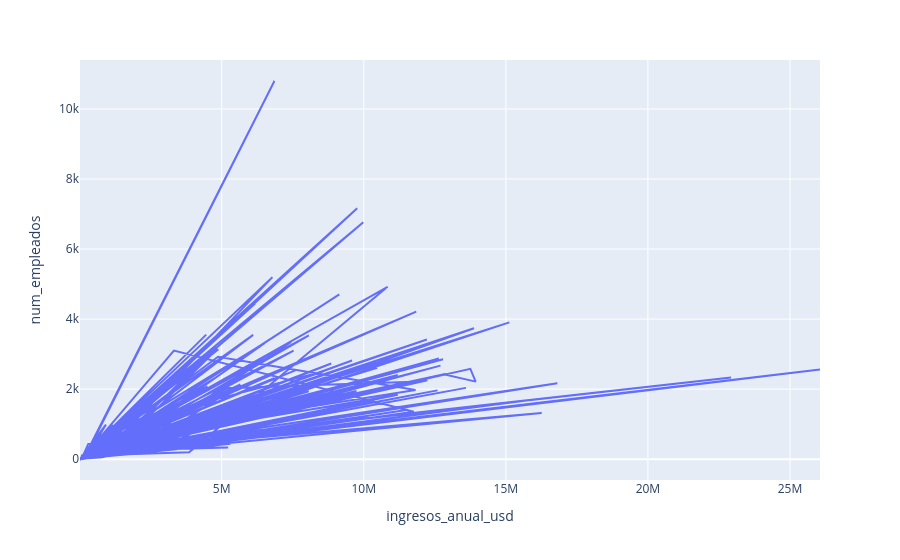

Notebook code cell kept with this figure:
### Code cell
# line

fig = px.line(df, x='ingresos_anual_usd', y='num_empleados')
fig.show()

### Figure 1 — Plotly figure (JSON) as saved in the notebook; plotly's stock layout.template omitted (floating-point values rounded to 4 significant figures; data arrays with more than 128 entries replaced by an {"elided": "..."} marker saying what was removed)
{"data": [{"hovertemplate": "ingresos_anual_usd=%{x}<br>num_empleados=%{y}<extra></extra>", "legendgroup": "", "line": {"color": "#636efa", "dash": "solid"}, "marker": {"symbol": "circle"}, "mode": "lines", "name": "", "orientation": "v", "showlegend": false, "type": "scatter", "x": {"elided": "800 float values"}, "xaxis": "x", "y": {"elided": "800 int values"}, "yaxis": "y"}], "layout": {"legend": {"tracegroupgap": 0}, "margin": {"t": 60}, "xaxis": {"anchor": "y", "domain": [0, 1], "title": {"text": "ingresos_anual_usd"}}, "yaxis": {"anchor": "x", "domain": [0, 1], "title": {"text": "num_empleados"}}}}
